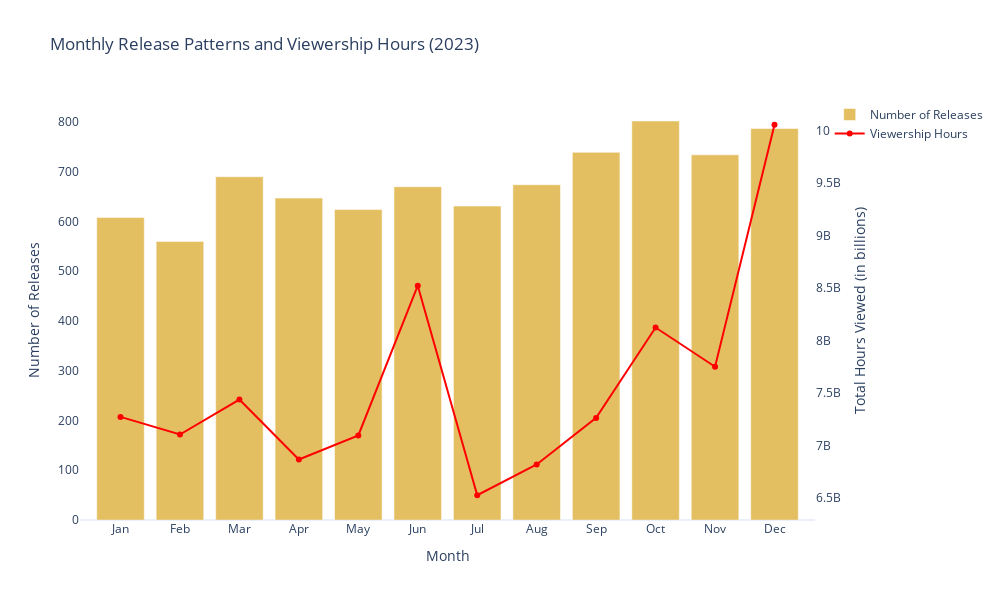

The notebook cell saved with this chart:
### Code cell
fig = go.Figure()

fig.add_trace(
    go.Bar(
        x=monthly_releases.index,
        y=monthly_releases.values,
        name= 'Number of Releases',
        marker_color = 'goldenrod',
        opacity=0.7,
        yaxis='y'
    )
)

fig.add_trace(
    go.Scatter(
        x=monthly_viewership.index,
        y=monthly_viewership.values,
        name= 'Viewership Hours',
        mode='lines+markers',
        marker= dict(color='red'),
        line=dict(color='red'),
        yaxis='y2'
    )
)

fig.update_layout(
    title='Monthly Release Patterns and Viewership Hours (2023)',
    xaxis=dict(
        title='Month',
        tickmode='array',
        tickvals=list(range(1,13)),
        ticktext = ['Jan', 'Feb', 'Mar', 'Apr', 'May', 'Jun', 'Jul', 'Aug', 'Sep', 'Oct', 'Nov', 'Dec']
    ),
    yaxis=dict(
        title='Number of Releases',
        showgrid=False,
        side='left'
    ),
    yaxis2=dict(
        title='Total Hours Viewed (in billions)',
        overlaying='y',
        side='right',
        showgrid=False
    ),
    height=600,
    width=1000
)

fig.show()

### Figure 1 — Plotly figure (JSON) as saved in the notebook; plotly's stock layout.template omitted (floating-point values rounded to 4 significant figures)
{"data": [{"marker": {"color": "goldenrod"}, "name": "Number of Releases", "opacity": 0.7, "type": "bar", "x": [1.0, 2.0, 3.0, 4.0, 5.0, 6.0, 7.0, 8.0, 9.0, 10.0, 11.0, 12.0], "y": [608, 560, 690, 647, 624, 670, 631, 674, 739, 802, 734, 787], "yaxis": "y"}, {"line": {"color": "red"}, "marker": {"color": "red"}, "mode": "lines+markers", "name": "Viewership Hours", "type": "scatter", "x": [1.0, 2.0, 3.0, 4.0, 5.0, 6.0, 7.0, 8.0, 9.0, 10.0, 11.0, 12.0], "y": [7272000000.0, 7104000000.0, 7437000000.0, 6866000000.0, 7095000000.0, 8522000000.0, 6525000000.0, 6818000000.0, 7262000000.0, 8123000000.0, 7750000000.0, 10060000000.0], "yaxis": "y2"}], "layout": {"height": 600, "title": {"text": "Monthly Release Patterns and Viewership Hours (2023)"}, "width": 1000, "xaxis": {"tickmode": "array", "ticktext": ["Jan", "Feb", "Mar", "Apr", "May", "Jun", "Jul", "Aug", "Sep", "Oct", "Nov", "Dec"], "tickvals": [1, 2, 3, 4, 5, 6, 7, 8, 9, 10, 11, 12], "title": {"text": "Month"}}, "yaxis": {"showgrid": false, "side": "left", "title": {"text": "Number of Releases"}}, "yaxis2": {"overlaying": "y", "showgrid": false, "side": "right", "title": {"text": "Total Hours Viewed (in billions)"}}}}
